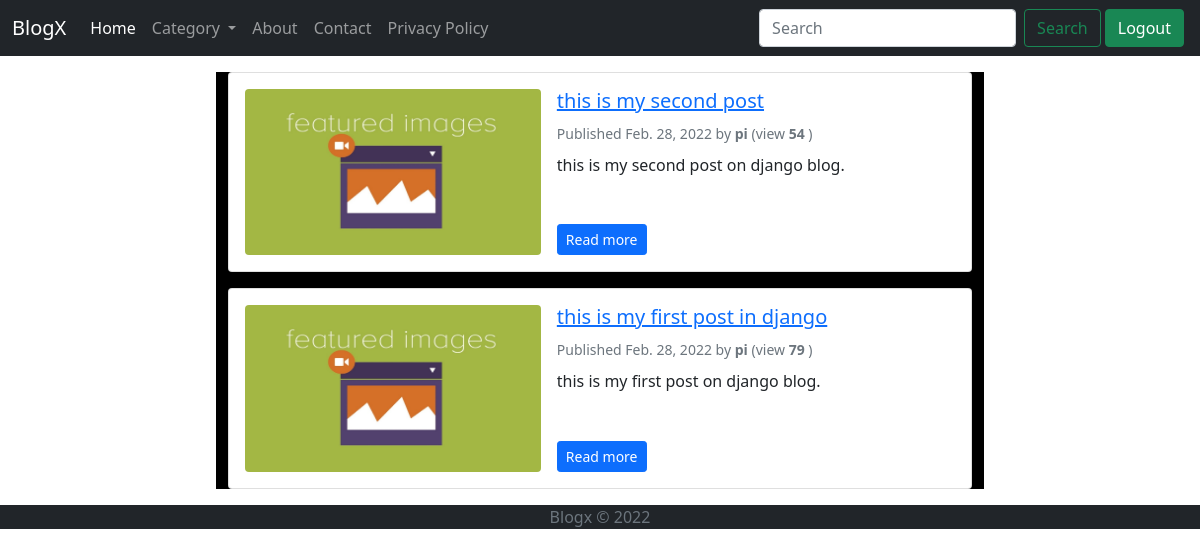
The app's page / (signed in) with its own data.
### web/models.py (models this page shows, shortened)
class Post(models.Model):
    STATUS_CHOICES = (
    ('draft', 'Draft'),
    ('published', 'Published'),
    )
    title = models.CharField(max_length=250)
    slug = models.SlugField(max_length=250,unique=True)
    author = models.ForeignKey(User,on_delete=models.CASCADE)
    image = models.ImageField(upload_to='featured_image/%Y/%m/%d/',default='/media/featured_image/2022/02/28/fi.jpg',blank=True)
    category=models.ForeignKey(Categorie,on_delete=models.CASCADE,null=True,blank=True)
    views=models.IntegerField(default=0)
    body=RichTextUploadingField()
    tags = TaggableManager()
    publish = models.DateTimeField(default=timezone.now)
    created = models.DateTimeField(auto_now_add=True)
    updated = models.DateTimeField(auto_now=True)
    status = models.CharField(max_length=10,choices=STATUS_CHOICES,default='draft')
    class Meta:
        ordering = ('-publish',)
    objects = models.Manager() # The default manager.
    published = PublishedManager()
    def get_absolute_url(self):
        return reverse('blog:post_detail',args=[self.slug])

### web/views.py (the view)
# urls.py: path('',views.post_list,name="post_list"),
def post_list(request,tag_slug=None):
    category=request.GET.get('category')
    if category== None:
        posts = Post.published.all()
        paginator = Paginator(posts, 10) # 10 posts in each page
        page = request.GET.get('page')
        try:
           posts = paginator.page(page)
        except PageNotAnInteger:
           posts = paginator.page(1)
        except EmptyPage:
           posts = paginator.page(paginator.num_pages)
    else:
        posts = Post.objects.filter(category__name=category)
    categories=Categorie.objects.all()
    tag = None
    if tag_slug:
        posts = Post.published.all()
        tag = get_object_or_404(Tag, slug=tag_slug)
        posts = posts.filter(tags__in=[tag])
    return render(request,'post_list.html',{'posts':posts,'categories':categories,'tag':tag})

### web/models.py (called while the page is built)
    def get_queryset(self):
        return super(PublishedManager,self).get_queryset().filter(status='published')

### templates/post_list.html (shortened to what this page needs)
{% extends 'base.html' %}
{% block content %}
{% for post in posts %}
<div class="card mb-3">
    <div class="card-body">
        <div class="row g-0">
            <div class="col-md-5">
                <div class="ratio ratio-16x9">
                    <img src="{{post.image.url}}" class="rounded img-fluid" alt="{{post.title}}">
                </div>
            </div>
            <div class="col-md-7 ps-md-3 pt-3 pt-md-0 d-flex flex-column">
                <h2 class="card-title h5">
                    <a href="{{ post.get_absolute_url }}">
                        {{ post.title }}
                    </a>
                </h2>
                <div class="text-muted">
                    <small>
                        Published {{ post.publish.date }} by <strong>{{ post.author }}</strong><span> (view <strong>
                                {{post.views}}</strong> )</span>
                    </small>
                </div>
                <p class="card-text mb-auto py-2">{{ post.body|safe|striptags|truncatechars:100 }}</p>
                <div>
                    <a href="{{ post.get_absolute_url }}" class="btn btn-primary btn-sm">Read more</a>
                </div>
            </div>
        </div>
    </div>
</div>
{% endfor %}
{% endblock content %}

### records on screen
Post: image (picture), title "this is my second post", publish "Feb. 28, 2022", author "pi", views "54", body "this is my second post on django blog."
Post: image (picture), title "this is my first post in django", publish "Feb. 28, 2022", author "pi", views "79", body "this is my first post on django blog."
